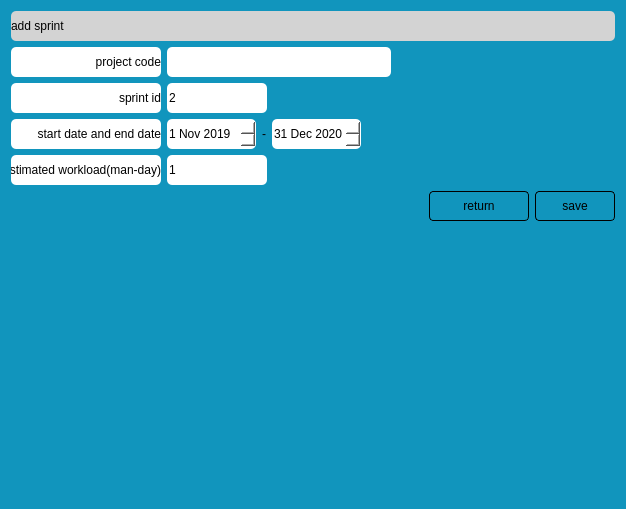
<?xml version="1.0" encoding="UTF-8"?>
<ui version="4.0">
 <class>CWidgetAddSprint</class>
 <widget class="QWidget" name="CWidgetAddSprint">
  <property name="geometry">
   <rect>
    <x>0</x>
    <y>0</y>
    <width>626</width>
    <height>509</height>
   </rect>
  </property>
  <property name="windowTitle">
   <string>add sprint</string>
  </property>
  <property name="styleSheet">
   <string notr="true">background-color: rgb(17, 149, 189);</string>
  </property>
  <layout class="QGridLayout" name="gridLayout">
   <item row="3" column="0">
    <widget class="QLabel" name="label_8">
     <property name="minimumSize">
      <size>
       <width>150</width>
       <height>30</height>
      </size>
     </property>
     <property name="maximumSize">
      <size>
       <width>150</width>
       <height>16777215</height>
      </size>
     </property>
     <property name="styleSheet">
      <string notr="true">background-color: rgb(255, 255, 255);
border-radius:5px;
</string>
     </property>
     <property name="text">
      <string>start date and end date</string>
     </property>
     <property name="alignment">
      <set>Qt::AlignRight|Qt::AlignTrailing|Qt::AlignVCenter</set>
     </property>
    </widget>
   </item>
   <item row="2" column="1">
    <layout class="QHBoxLayout" name="horizontalLayout_3">
     <item>
      <widget class="QLineEdit" name="leCurrentSprint">
       <property name="minimumSize">
        <size>
         <width>0</width>
         <height>30</height>
        </size>
       </property>
       <property name="maximumSize">
        <size>
         <width>100</width>
         <height>16777215</height>
        </size>
       </property>
       <property name="styleSheet">
        <string notr="true">background-color: rgb(255, 255, 255);
border-radius:5px;</string>
       </property>
       <property name="text">
        <string>2</string>
       </property>
      </widget>
     </item>
     <item>
      <spacer name="horizontalSpacer_3">
       <property name="orientation">
        <enum>Qt::Horizontal</enum>
       </property>
       <property name="sizeHint" stdset="0">
        <size>
         <width>40</width>
         <height>20</height>
        </size>
       </property>
      </spacer>
     </item>
    </layout>
   </item>
   <item row="3" column="1">
    <layout class="QHBoxLayout" name="horizontalLayout_2">
     <item>
      <widget class="QDateEdit" name="dtStart">
       <property name="minimumSize">
        <size>
         <width>0</width>
         <height>30</height>
        </size>
       </property>
       <property name="maximumSize">
        <size>
         <width>120</width>
         <height>16777215</height>
        </size>
       </property>
       <property name="styleSheet">
        <string notr="true">background-color: rgb(255, 255, 255);
border-radius:5px;</string>
       </property>
       <property name="dateTime">
        <datetime>
         <hour>0</hour>
         <minute>0</minute>
         <second>0</second>
         <year>2019</year>
         <month>11</month>
         <day>1</day>
        </datetime>
       </property>
      </widget>
     </item>
     <item>
      <widget class="QLabel" name="label_3">
       <property name="maximumSize">
        <size>
         <width>20</width>
         <height>16777215</height>
        </size>
       </property>
       <property name="text">
        <string>-</string>
       </property>
       <property name="alignment">
        <set>Qt::AlignCenter</set>
       </property>
      </widget>
     </item>
     <item>
      <widget class="QDateEdit" name="dtEnd">
       <property name="minimumSize">
        <size>
         <width>0</width>
         <height>30</height>
        </size>
       </property>
       <property name="styleSheet">
        <string notr="true">background-color: rgb(255, 255, 255);
border-radius:5px;</string>
       </property>
       <property name="dateTime">
        <datetime>
         <hour>0</hour>
         <minute>0</minute>
         <second>0</second>
         <year>2020</year>
         <month>12</month>
         <day>31</day>
        </datetime>
       </property>
       <property name="time">
        <time>
         <hour>0</hour>
         <minute>0</minute>
         <second>0</second>
        </time>
       </property>
      </widget>
     </item>
     <item>
      <spacer name="horizontalSpacer">
       <property name="orientation">
        <enum>Qt::Horizontal</enum>
       </property>
       <property name="sizeHint" stdset="0">
        <size>
         <width>40</width>
         <height>20</height>
        </size>
       </property>
      </spacer>
     </item>
    </layout>
   </item>
   <item row="4" column="0">
    <widget class="QLabel" name="label_9">
     <property name="minimumSize">
      <size>
       <width>150</width>
       <height>30</height>
      </size>
     </property>
     <property name="maximumSize">
      <size>
       <width>150</width>
       <height>16777215</height>
      </size>
     </property>
     <property name="styleSheet">
      <string notr="true">background-color: rgb(255, 255, 255);
border-radius:5px;
</string>
     </property>
     <property name="text">
      <string>estimated workload(man-day)</string>
     </property>
     <property name="alignment">
      <set>Qt::AlignRight|Qt::AlignTrailing|Qt::AlignVCenter</set>
     </property>
    </widget>
   </item>
   <item row="6" column="0">
    <spacer name="verticalSpacer">
     <property name="orientation">
      <enum>Qt::Vertical</enum>
     </property>
     <property name="sizeHint" stdset="0">
      <size>
       <width>20</width>
       <height>40</height>
      </size>
     </property>
    </spacer>
   </item>
   <item row="5" column="0" colspan="2">
    <layout class="QHBoxLayout" name="horizontalLayout">
     <item>
      <spacer name="horizontalSpacer_2">
       <property name="orientation">
        <enum>Qt::Horizontal</enum>
       </property>
       <property name="sizeHint" stdset="0">
        <size>
         <width>40</width>
         <height>20</height>
        </size>
       </property>
      </spacer>
     </item>
     <item>
      <widget class="QPushButton" name="btnGetback">
       <property name="minimumSize">
        <size>
         <width>100</width>
         <height>30</height>
        </size>
       </property>
       <property name="styleSheet">
        <string notr="true">QPushButton{
border:1px solid black;
border-radius:4px;
padding:4px;
}
QPushButton::hover{
border:1px solid black;
border-radius:4px;
background-color:lightgray;
padding:4px
}
QPushButton::pressed{
border:1px solid black;
border-radius:4px;
background-color:gray;
padding:4px
}</string>
       </property>
       <property name="text">
        <string>return</string>
       </property>
      </widget>
     </item>
     <item>
      <widget class="QPushButton" name="btnSave">
       <property name="minimumSize">
        <size>
         <width>80</width>
         <height>30</height>
        </size>
       </property>
       <property name="styleSheet">
        <string notr="true">QPushButton{
border:1px solid black;
border-radius:4px;
padding:4px;
}
QPushButton::hover{
border:1px solid black;
border-radius:4px;
background-color:lightgray;
padding:4px
}
QPushButton::pressed{
border:1px solid black;
border-radius:4px;
background-color:gray;
padding:4px
}</string>
       </property>
       <property name="text">
        <string>save</string>
       </property>
       <property name="icon">
        <iconset resource="ks24_03.qrc">
         <normaloff>:/images/save.png</normaloff>:/images/save.png</iconset>
       </property>
      </widget>
     </item>
    </layout>
   </item>
   <item row="4" column="1">
    <widget class="QLineEdit" name="leEstimatedWorkload">
     <property name="minimumSize">
      <size>
       <width>0</width>
       <height>30</height>
      </size>
     </property>
     <property name="maximumSize">
      <size>
       <width>100</width>
       <height>16777215</height>
      </size>
     </property>
     <property name="styleSheet">
      <string notr="true">background-color: rgb(255, 255, 255);
border-radius:5px;</string>
     </property>
     <property name="text">
      <string>1</string>
     </property>
    </widget>
   </item>
   <item row="1" column="1">
    <layout class="QHBoxLayout" name="horizontalLayout_4">
     <item>
      <widget class="QLineEdit" name="leProjectCode">
       <property name="minimumSize">
        <size>
         <width>0</width>
         <height>30</height>
        </size>
       </property>
       <property name="styleSheet">
        <string notr="true">background-color: rgb(255, 255, 255);
border-radius:5px;</string>
       </property>
       <property name="text">
        <string/>
       </property>
       <property name="readOnly">
        <bool>false</bool>
       </property>
      </widget>
     </item>
     <item>
      <spacer name="horizontalSpacer_4">
       <property name="orientation">
        <enum>Qt::Horizontal</enum>
       </property>
       <property name="sizeHint" stdset="0">
        <size>
         <width>40</width>
         <height>20</height>
        </size>
       </property>
      </spacer>
     </item>
    </layout>
   </item>
   <item row="1" column="0">
    <widget class="QLabel" name="label_7">
     <property name="minimumSize">
      <size>
       <width>150</width>
       <height>30</height>
      </size>
     </property>
     <property name="maximumSize">
      <size>
       <width>16777215</width>
       <height>16777215</height>
      </size>
     </property>
     <property name="styleSheet">
      <string notr="true">background-color: rgb(255, 255, 255);
border-radius:5px;</string>
     </property>
     <property name="text">
      <string>project code</string>
     </property>
     <property name="alignment">
      <set>Qt::AlignRight|Qt::AlignTrailing|Qt::AlignVCenter</set>
     </property>
    </widget>
   </item>
   <item row="2" column="0">
    <widget class="QLabel" name="label_15">
     <property name="minimumSize">
      <size>
       <width>150</width>
       <height>30</height>
      </size>
     </property>
     <property name="maximumSize">
      <size>
       <width>16777215</width>
       <height>16777215</height>
      </size>
     </property>
     <property name="styleSheet">
      <string notr="true">background-color: rgb(255, 255, 255);
border-radius:5px;
border:none</string>
     </property>
     <property name="text">
      <string>sprint id</string>
     </property>
     <property name="alignment">
      <set>Qt::AlignRight|Qt::AlignTrailing|Qt::AlignVCenter</set>
     </property>
    </widget>
   </item>
   <item row="0" column="0" colspan="2">
    <widget class="QLabel" name="label">
     <property name="minimumSize">
      <size>
       <width>0</width>
       <height>30</height>
      </size>
     </property>
     <property name="styleSheet">
      <string notr="true">background-color: lightgray;
border-radius:5px;</string>
     </property>
     <property name="text">
      <string>add sprint</string>
     </property>
    </widget>
   </item>
  </layout>
 </widget>
 <tabstops>
  <tabstop>leProjectCode</tabstop>
  <tabstop>leCurrentSprint</tabstop>
  <tabstop>dtStart</tabstop>
  <tabstop>dtEnd</tabstop>
  <tabstop>leEstimatedWorkload</tabstop>
  <tabstop>btnGetback</tabstop>
  <tabstop>btnSave</tabstop>
 </tabstops>
 <resources>
  <include location="ks24_03.qrc"/>
 </resources>
 <connections/>
</ui>
